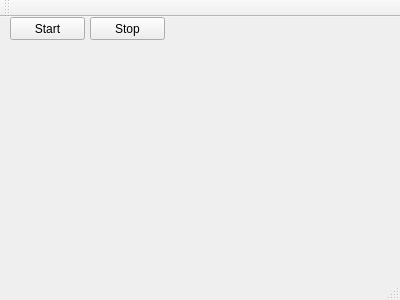
<?xml version="1.0" encoding="UTF-8"?>
<ui version="4.0">
 <class>MainWindow</class>
 <widget class="QMainWindow" name="MainWindow">
  <property name="geometry">
   <rect>
    <x>0</x>
    <y>0</y>
    <width>400</width>
    <height>300</height>
   </rect>
  </property>
  <property name="windowTitle">
   <string>MainWindow</string>
  </property>
  <widget class="QWidget" name="centralWidget">
   <widget class="QPushButton" name="pushButton">
    <property name="geometry">
     <rect>
      <x>10</x>
      <y>0</y>
      <width>75</width>
      <height>23</height>
     </rect>
    </property>
    <property name="text">
     <string>Start</string>
    </property>
   </widget>
   <widget class="QPushButton" name="pushButton_2">
    <property name="geometry">
     <rect>
      <x>90</x>
      <y>0</y>
      <width>75</width>
      <height>23</height>
     </rect>
    </property>
    <property name="text">
     <string>Stop</string>
    </property>
   </widget>
  </widget>
  <widget class="QMenuBar" name="menuBar">
   <property name="geometry">
    <rect>
     <x>0</x>
     <y>0</y>
     <width>400</width>
     <height>21</height>
    </rect>
   </property>
  </widget>
  <widget class="QToolBar" name="mainToolBar">
   <attribute name="toolBarArea">
    <enum>TopToolBarArea</enum>
   </attribute>
   <attribute name="toolBarBreak">
    <bool>false</bool>
   </attribute>
  </widget>
  <widget class="QStatusBar" name="statusBar"/>
 </widget>
 <layoutdefault spacing="6" margin="11"/>
 <resources/>
 <connections/>
</ui>
